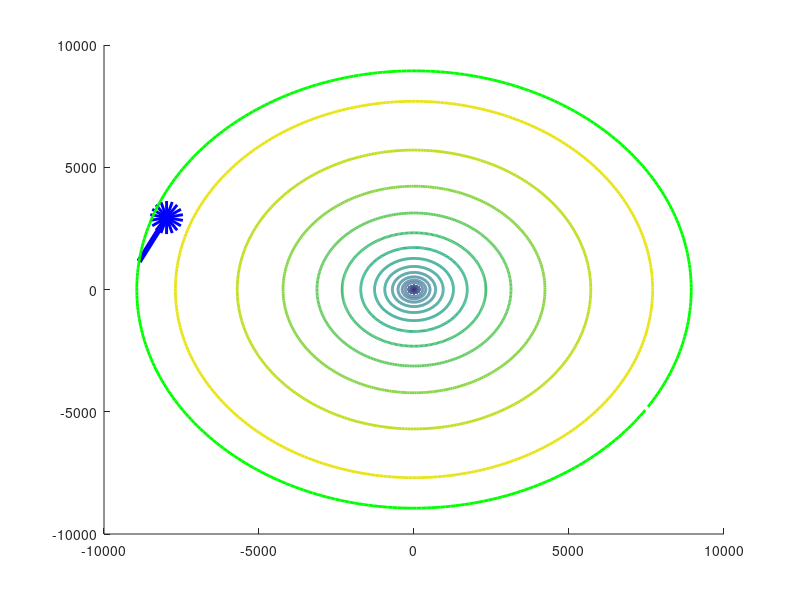

Recreate this plot in MATLAB. (Note: this script raises an error after producing the figure.)
function [] = Kerr_black_hole_animation()
% Kerr_black_hole_animation : modeling function for a rotating black hole (Kerr black hole)
%
% Author : nicolas.douillet (at) free.fr, 2007-2024.


nb_sample = 360;        % angle precision over 2pi radians
step = 2*pi/nb_sample;  % catenoid angle step ; default value : 2*pi/60
a = 6;                  % catenoid shape parameter ; default value : 6
p = 3;                  % object path angle coefficieent
t = linspace(0,1.5,32); % rotation & animation time parameter ; default value : linspace(0,1.5,32)
time_lapse = 0.25;      % time lapse for animation ; default value : 0.25
h_sample = 6;           % horizontal sample rate for the black hole mesh; must divide Zid_start
v_sample = 24;          % vertical sample rate for the black hole mesh;   must divide Zid_start
Zid_start = 90;         % Framing coefficient; must be a multiple of h_sample and v_sample


filename = 'Kerr_black_hole_animation.gif';


u = (0:5e-2:8)'; % default value : 0:5e-2:8
v = 0:step:2*pi-step; % catenoid longitudinal (loop over) parameter sampling vector

% Black hole mesh coordinates
X = a*cosh(u).*cos(v+t(end)*u);
Y = a*cosh(u).*sin(v+t(end)*u);
Z = repmat(a*u,[1,size(v,2)]);

% Object path coordinates
E = a*cosh(u).*cos(p*t(end)*u-0.5*pi);
F = a*cosh(u).*sin(p*t(end)*u-0.5*pi);
G = a*u;

%--- Static display settings ---%
h = figure;
set(h,'Position',get(0,'ScreenSize'));
set(gcf,'Color',[0 0 0]); 


for k = Zid_start:-1:1
    
    %--- Black hole horizontal circles ---%    
    for m = 1:h_sample:size(Z,1)
        patch(X(1+mod(k+m,size(Z,1)),:),Y(1+mod(k+m,size(Z,1)),:),Z(1+mod(k+m,size(Z,1)),:),Z(1+mod(k+m,size(Z,1)),:).^2,...
              'FaceColor','none','EdgeColor','Interp','Linewidth',2), hold on;
        
    end
    
    %--- Black hole vertical curves ---%
    for n = 1:v_sample:size(Z,2)
        
        patch(cat(1,X(:,1+mod(2*k+n,size(Z,2))),flipud(X(1:end-1,1+mod(2*k+n,size(Z,2))))),cat(1,Y(:,1+mod(2*k+n,size(Z,2))),flipud(Y(1:end-1,1+mod(2*k+n,size(Z,2))))),...
              cat(1,Z(:,1+mod(2*k+n,size(Z,2))),flipud(Z(1:end-1,1+mod(2*k+n,size(Z,2))))),cat(1,Z(:,1+mod(2*k+n,size(Z,2))),flipud(Z(1:end-1,1+mod(2*k+n,size(Z,2))))).^2,...
              'FaceColor','none','EdgeColor','Interp','Linewidth',2), hold on;                
        
    end        
    
    %--- Object and its path ---%
    plot3(E(end-Zid_start+k-1,1),...
          F(end-Zid_start+k-1,1),...
          G(end-Zid_start+k-1,1),...
          'bo','MarkerSize',12,'Linewidth',12), hold on;
    
    plot3(E(end-Zid_start+k-1:end,1),...
          F(end-Zid_start+k-1:end,1),...
          G(end-Zid_start+k-1:end,1),...
          'Color',[0 0 1],'Linewidth',4), hold on;
        
    %--- Event horizon ---%
    line(X(end,:),Y(end,:),Z(end,:),'Color',[0 1 0],'Linewidth',2), hold on;
    
    %--- Display settings ---%
    ax = gca;
    set(ax,'Color',[0 0 0]);
    ax.Clipping = 'off';
    
    view(0,30)
    camzoom(2);
    campan(0.5,2.5);
    colormap(hot);
    axis auto, axis square, axis off;
    
    title('Spiraling path of an object passing through one rotating | Kerr black hole horizon', 'Color', [1 1 1], 'FontSize', 16);

    drawnow;    
    frame = getframe(h);    
    im = frame2im(frame);
    [imind,cm] = rgb2ind(im,256);
    
    %--- Write to the .gif file ---%
    if k == Zid_start
        imwrite(imind,cm,filename,'gif', 'Loopcount',Inf,'DelayTime',time_lapse);
    else
        imwrite(imind,cm,filename,'gif','WriteMode','append','DelayTime',time_lapse);
    end
    
    clf(1);
    
end


end % Kerr_black_hole_animation